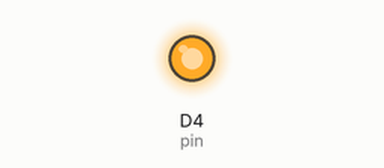
Bench run of a sketch on a simulated ESP8266 (NodeMCU). Parts: output pins drawn as LEDs (lit = HIGH). Random numbers use the default seed unless the sketch sets one; what the sketch prints to the serial monitor is not drawn.

Above: at 0.1 s.
Timing chart, 0 to 1.6 s (numbered marks = the images above):
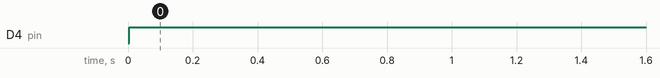

The sketch:

client.ino
```cpp
/*

ESP8266 NodeMCU Sender Code (ESP-NOW)

!! main file upload to board !!
!! flie adjust parameter !!
Vertion 2.0

esp8266 iot with protocol esp-now
refre : https://randomnerdtutorials.com/esp-now-many-to-one-esp8266-nodemcu/

The receiver can identify each sender by its unique MAC address.
*/

/*
Include the ESP8266WiFi and espnow libraries.
*/
#include <ESP8266WiFi.h>
#include <espnow.h>

/*
set your receiver mac address
it's finding in find_macAddress.ion
EX. 0xC4, 0x4F, 0x33, 0x3A, 0x32, 0x35
*/
uint8_t ReceiverAddress[] = {0xE8, 0xDB, 0x84, 0xE2, 0xBF, 0x73};

/* pin led status */
#define pin D4

/* set ID board must be unique for each sender board */
#define ID 1

/* len of arrary for keep weight data */
#define lenDataWeight 1000

/* variable for caculator data */
float sumWeight = 0.0;
float avgWeight = 0.0;
float Weight[lenDataWeight]; /* Araay for keep weight */

float randNumber;

/*
create struct to send data
must match the receiver stuct
*/
typedef struct message
{
  /* must be unique for each sender board */
  int idBoard;
  float dataStruct;
} message;

/* Create a structure called isData */
message isData;

/*
function this callblack when data is sented
*/
void OnDataSent(uint8_t *mac_addr, uint8_t sendStatus){

//  /* put code callblack when sented data */
//  if (sendStatus == 0)
//    status_OK();
//  else
//    status_Fail();
   Serial.print("\r\nLast Packet Send Status: ");
  if (sendStatus == 0){
    Serial.println("Delivery success");
    status_OK();
  }
  else{
    Serial.println("Delivery fail");
    status_Fail();
  }
}
```

mainFunction.ino
```cpp
/*
------------------------------------------------------------
-------------------------main function----------------------
------------------------------------------------------------
*/
void setup() {

  /* initialize Serial moitor */
  Serial.begin(115200);
  pinMode(pin, OUTPUT);

  /* set device as a Wi-Fi satation */
  WiFi.mode(WIFI_STA);
  WiFi.disconnect();

  /* initialize ESP-NOW than check status */
  if (esp_now_init() != 0)
    Serial.println("Delivery Done");
//    status_Fail();
  else
    Serial.println("Delivery fail");
//    status_OK();

  /*
  Set the board role. This is a sender board,
  so we’ll set it to ESP_NOW_ROLE_CONTROLLER.
  */
  esp_now_set_self_role(ESP_NOW_ROLE_CONTROLLER);


  /*
  Add peer device
  To send data to another board (the receiver),
  you need to pair it as a peer. The following line registers a new peer.
  The esp_now_add_peer() function accepts the following arguments, in this order:
  mac address, peer role, wi-fi channel, key, and key length.
  */
  esp_now_add_peer(ReceiverAddress, ESP_NOW_ROLE_SLAVE, 1, NULL, 0);

  /*
  esp_err_tesp_now_register_recv_cb(esp_now_recv_cb_tcb)
  Register callback function of receiving ESPNOW data.
  Parameters :: cb: callback function of receiving ESPNOW data
  */
  esp_now_register_send_cb(OnDataSent);

}

void loop() {
  // put your main code here, to run repeatedly:

  /* set data is your want send */
  isData.idBoard = ID;

  int count = 1;
  while(1){
      CalculatorWeight(count);
      count += 1;
    }
}
/*
------------------------------------------------------------
-------------------------main function----------------------
------------------------------------------------------------
*/
```

status.ino
```cpp
/* LED Bling status */
void status_OK(){
   digitalWrite(pin, HIGH);
}

void status_Fail(){
   digitalWrite(pin , LOW);
}
```

sumData.ino
```cpp
/*
function for average data of array
*/
void average(float Weight[lenDataWeight], int count, int Division){
    /*
        create variable "sumSim" for sum data t
        hen end for loop reset to zero
    */
    float sumSim = 0.0;

    /*
        for loop sum data all element
    */
   for (int i=0; i<lenDataWeight; i++){
       /* sumSim add weight element i  */
       sumSim += Weight[i];

   }
   sumWeight = sumSim;
   /* calculator average weight */
   if (count == 1)
      avgWeight = sumWeight/Division;
   else
      avgWeight = sumWeight/lenDataWeight;
}

/*
function add weight data to element array
*/
void CalculatorWeight(int count){
    /* for loop add data to array */
    for (int i=0; i<lenDataWeight; i++){
        randNumber = random(100);

        /* add data to array */
        Weight[i] = randNumber;
        average(Weight, count, i);
        isData.dataStruct = avgWeight;

        /* send data vai ESP-NOW */
        esp_now_send(0, (uint8_t *) &isData, sizeof(isData));

        delay(100);
    }
}
```

Measured:
- by itself, D4 (pin): LOW → HIGH at 0.00 s
